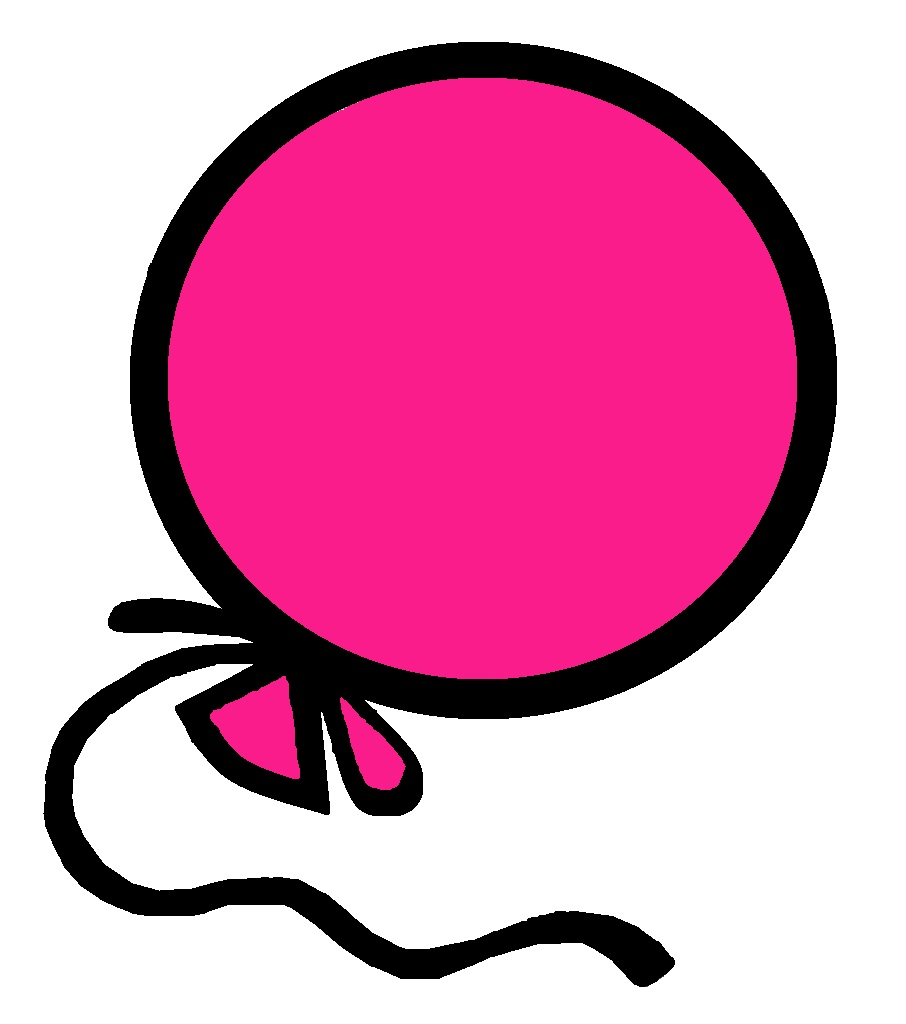
%> input picture КР/baloon.jpg, 906 x 1024 px
$ octave --eval "task2;"   (GNU Octave 9; MATLAB toolbox functions it lacks are replaced by stand-ins)
%> lines starting %> are read from the running program, lines starting %| are printed output that depends on the picture
function task2()
  #Load image
  [IMG, path] = read_file();
%> the answer given: baloon.jpg
%> in read_file, IMG is the input picture: size 1024x906x3 uint8; mean R, G, B 218.3, 145.1, 181.7
%> path = 'baloon.jpg'
  #Detect type
  detect_type(path);
%> in detect_type, `f = imfinfo(path);`: f = 1 region; FileSize, Width, Height, BitDepth and NumberOfSamples: 71586 906 1024 24 3
%> in detect_type, `type=f.ColorType;`: type = 'truecolor'
  imshow(rgb2gray(IMG));
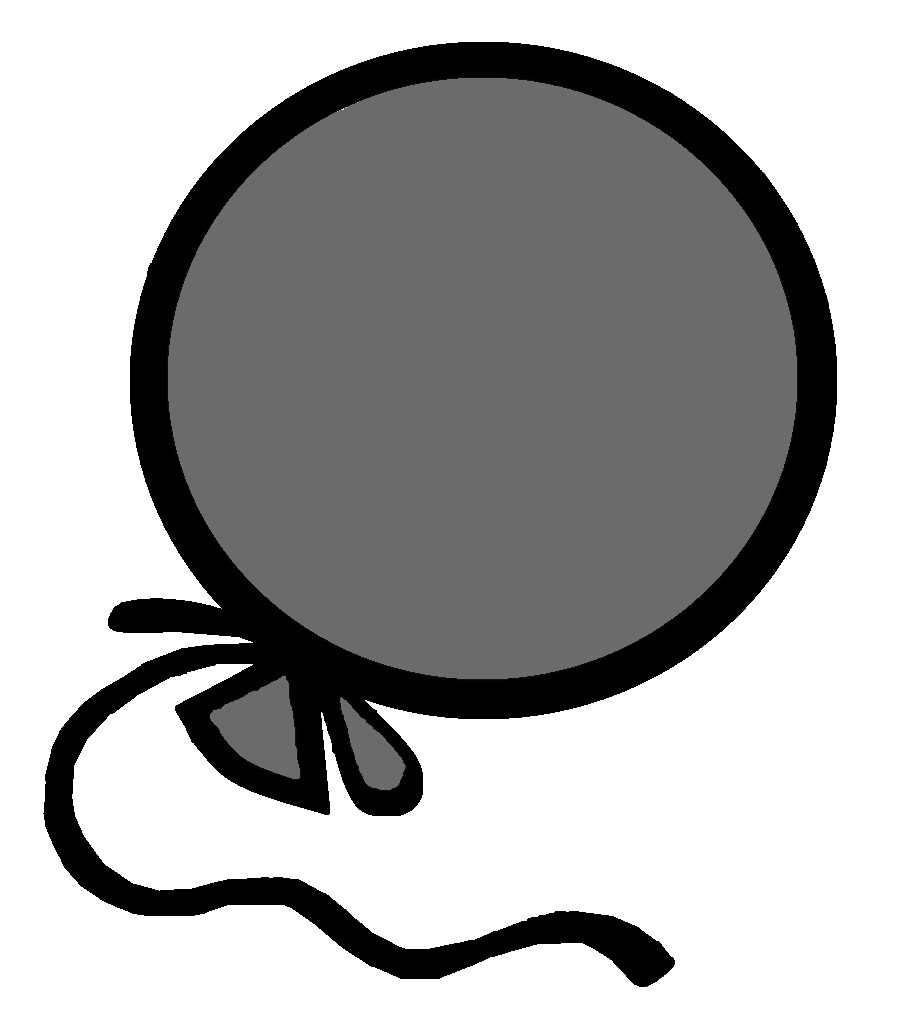
%> displayed picture: size 1024x906, on the screen's scale of 0 to 255; min 0, max 255, mean 171.2
  figure;
  #Hist
  histogramma(IMG);
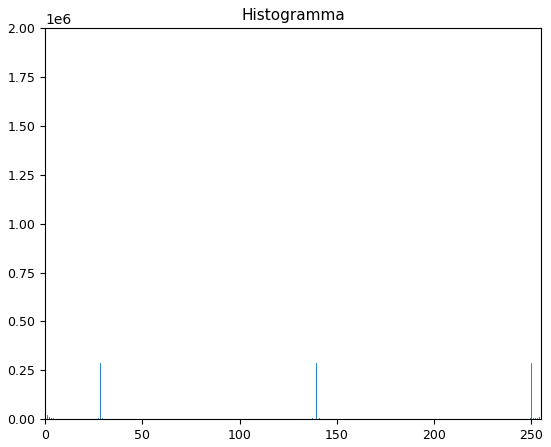
%> figure redrawn from the program's plot data; highest point at x = 255, y = 1458052
  #Noice
  ns = noice(IMG);
  #Filter
  f = filt(ns);
  [a, b, c] = compare (f, rgb2gray(IMG));
  a
  b
  c
  #Save image
endfunction

function type = detect_type(path)
  f = imfinfo(path);
  type=f.ColorType;
endfunction

function [IMG, fn] = read_file()
  fn = input('File name: ', 's');
  f = imfinfo(fn);
  im_type=f.ColorType
  im_indexed='indexed';
  if strcmp(im_type, im_indexed)
    [im_1, map] = imread(fn);
    IMG = ind2rgb(im_1, map);
    else
    IMG = imread(fn);
  endif
endfunction

function image_save(IMG)
  fn = input('File name: ', 's');
  imwrite(IMG, fn)
endfunction

function histogramma(IMG)
  imhist(IMG);
  title ('Histogramma');
endfunction

function noicy = noice(IMG)
  noicy=rgb2gray(IMG);
  noicy=imnoise(noicy,'salt & pepper');
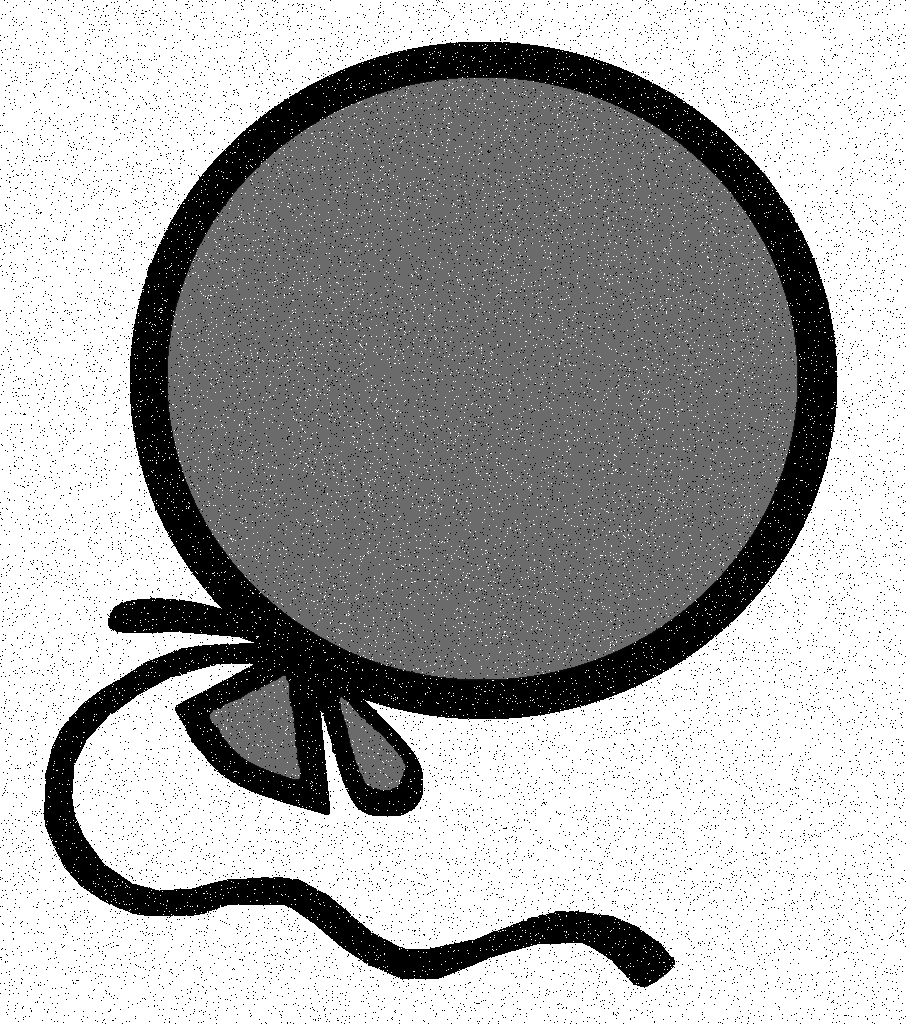
%> noicy: size 1024x906 uint8; min 0, max 255, mean 169
  figure;
  imshow(noicy);
  title('Noice');
endfunction

function D = filt (Is)
  D=medfilt2(Is);
  figure, imshow(D);
  title('Filter')
  h=fspecial('unsharp');
  D=filter2(h,D);
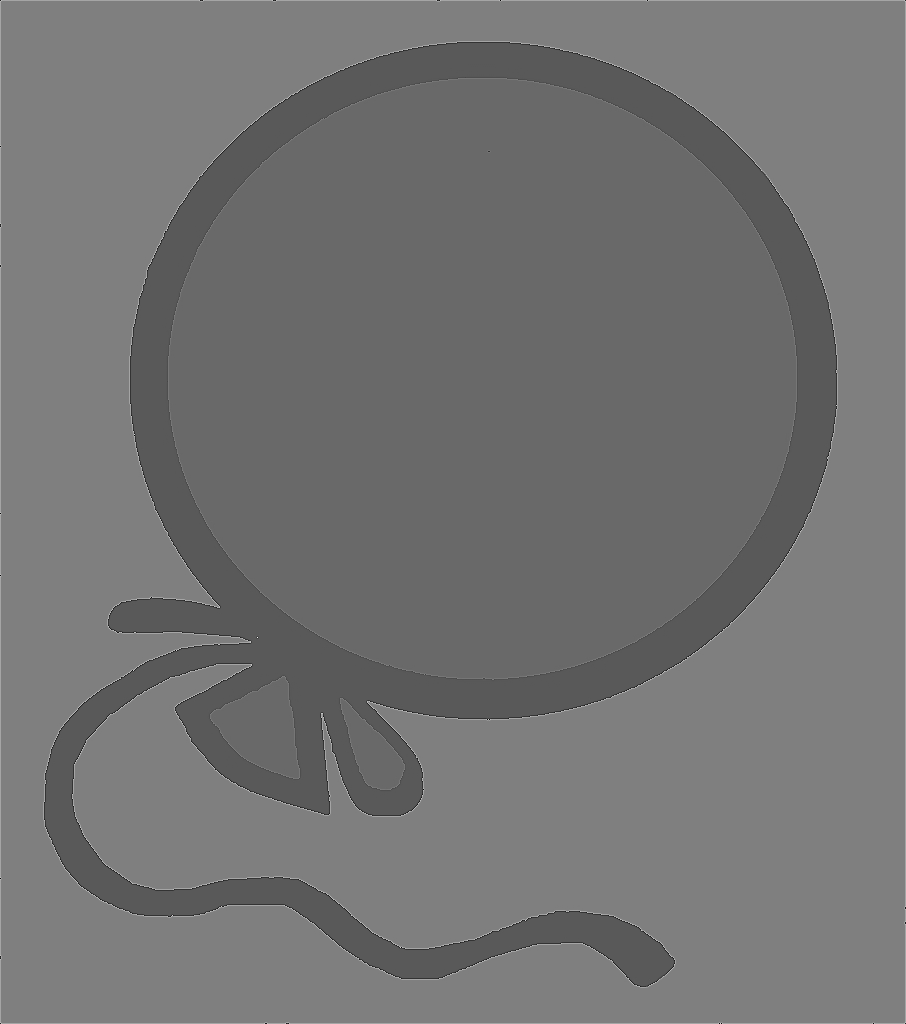
%> D: size 1024x906 double; min -595, max 1105, mean 172.2; drawn with min black and max white
  figure, imshow(D);
%> after `imshow(D)`:
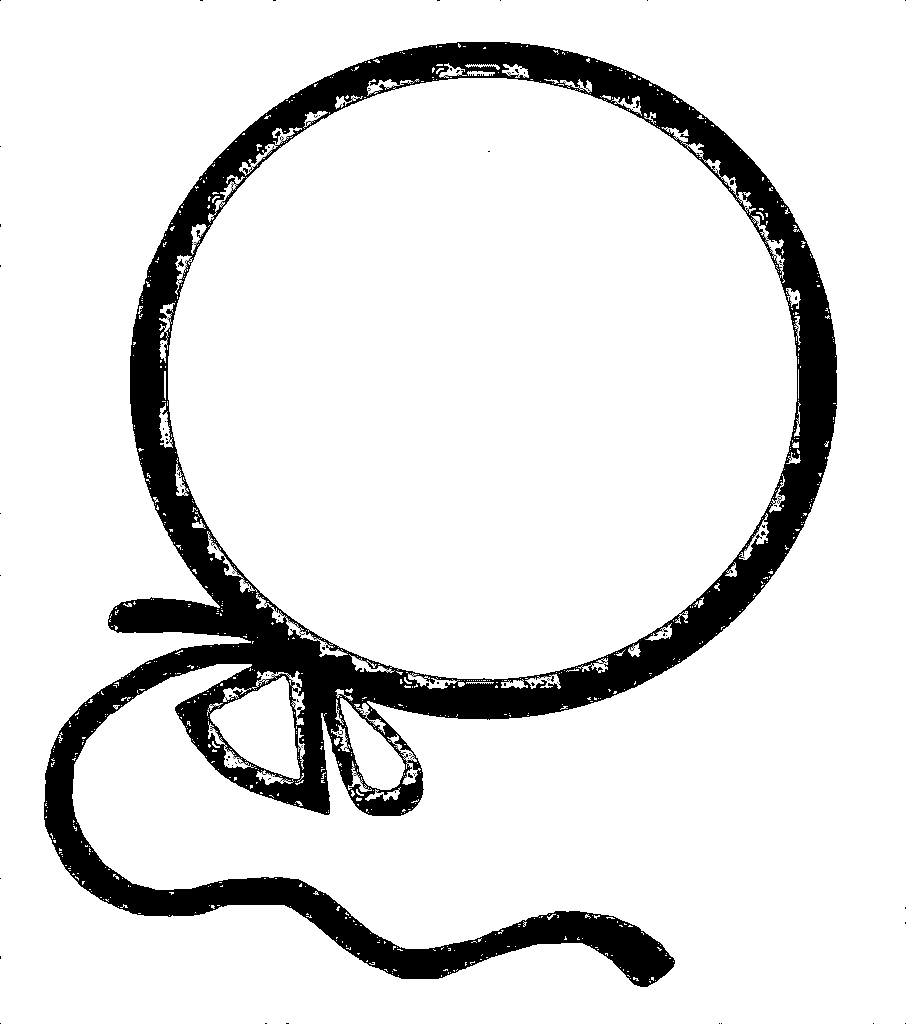
%> displayed picture: size 1024x906, on the screen's scale of 0 to 255; min 0, max 255, mean 223.7
  title('unsharp');
endfunction

function [m,c,z] = compare (D, S)
  m1 = std2(S); m2 = std2(D); m=m1-m2;
%> after `m1 = std2(S)`: m1 = 61.27
%> after `m2 = std2(D)`: m2 = 106.7
%> after `m=m1-m2`: m = -45.46
  c1 = mean2(S); c2 = mean2(D); c = c1-c2;
%> after `c1 = mean2(S)`: c1 = 171.2
%> after `c2 = mean2(D)`: c2 = 172.2
%> after `c = c1-c2`: c = -1.04
  z = corr2(S,D);
%> z = 0.938
endfunction
%> in task2, `[a, b, c] = compare (f, rgb2gray(IMG));`: a = -45.46; b = -1.04; c = 0.938
%> in task2, `a`: a = -45.46
%> in task2, `b`: b = -1.04
%> in task2, `c`: c = 0.938
